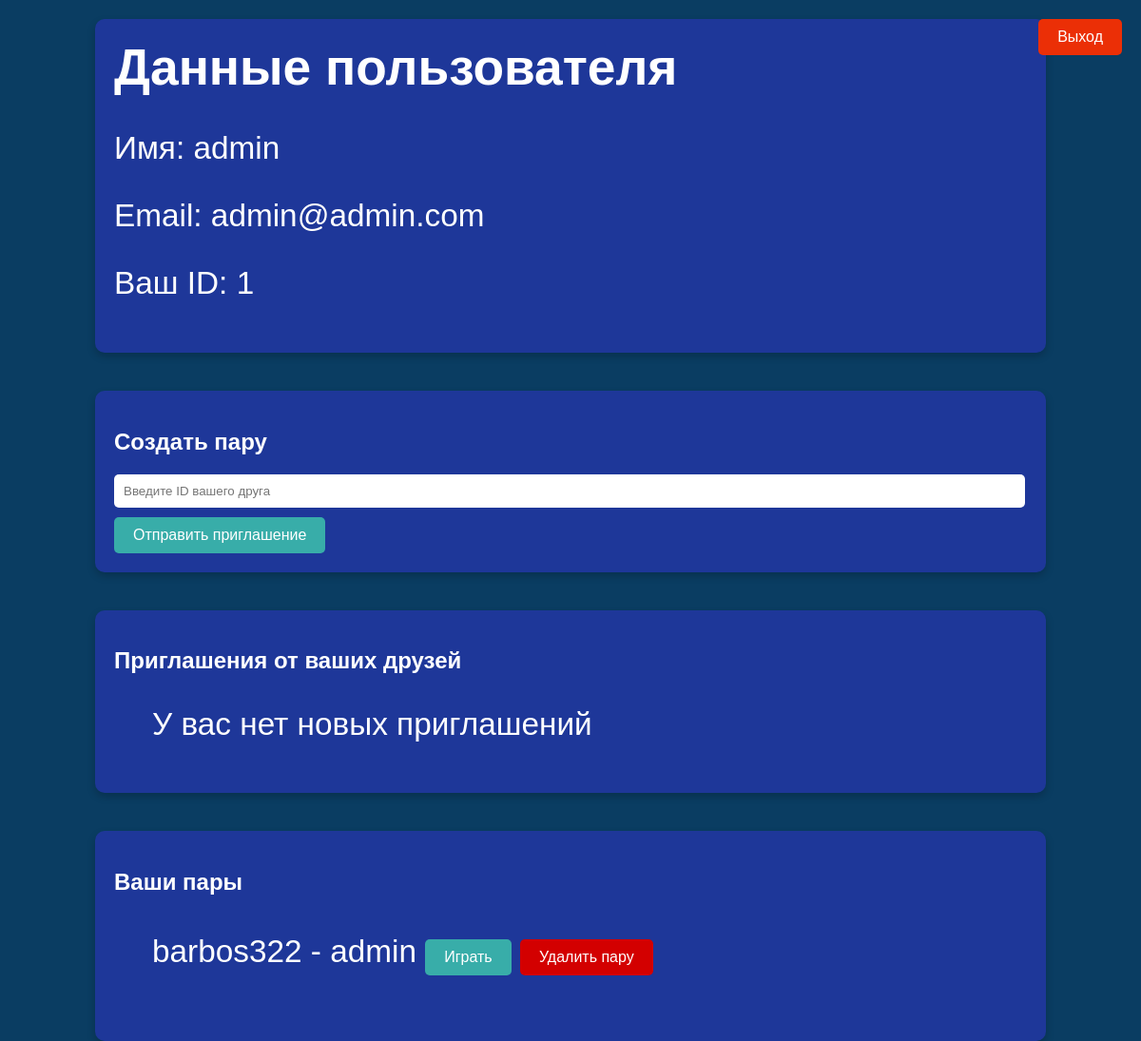
The page /profile (signed in) on the database as committed earlier.
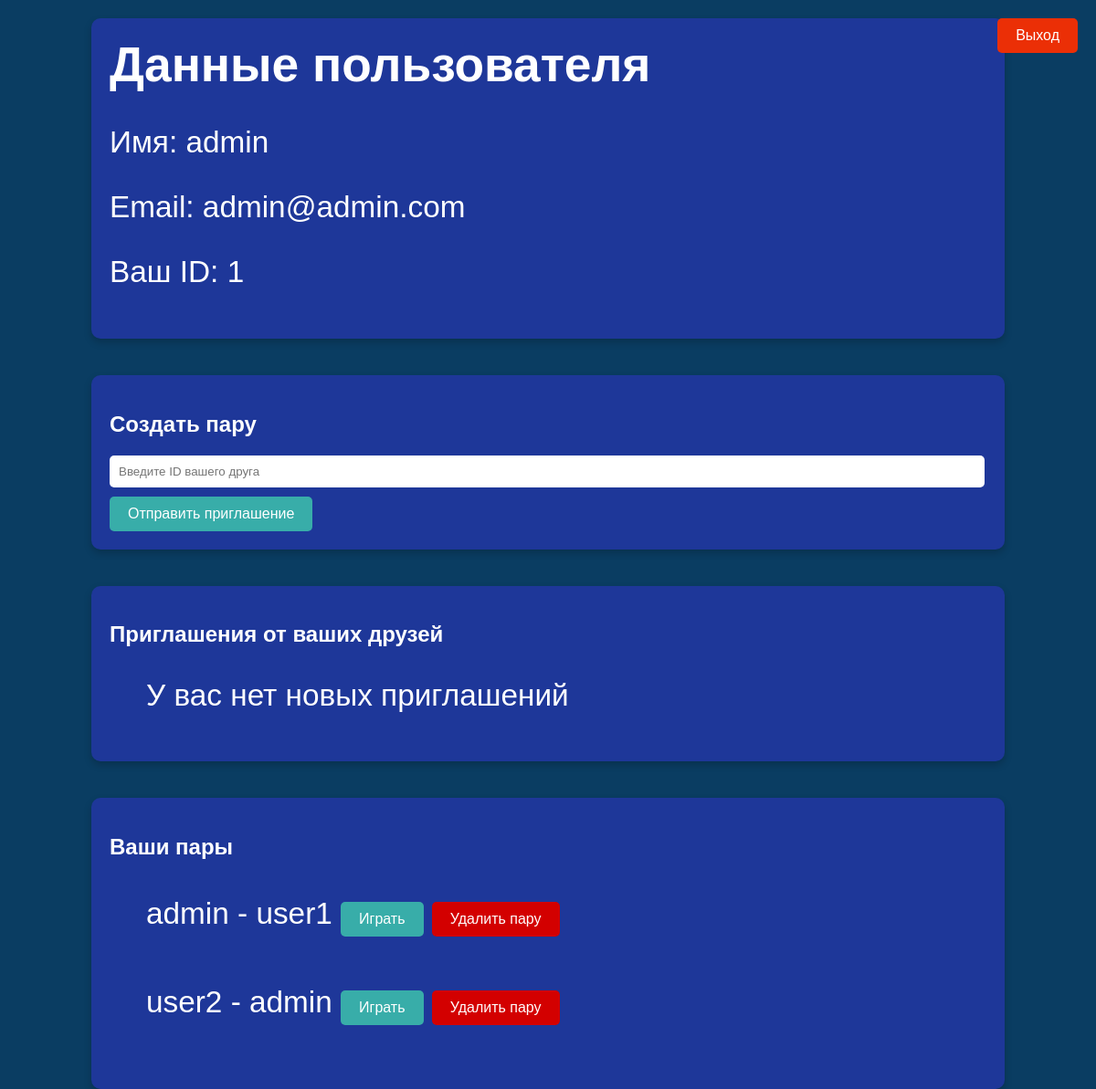
The same page on the database as committed later.
### tables this page shows
CREATE TABLE users (
    id integer PRIMARY KEY AUTOINCREMENT,
    name text NOT NULL,
    email text NOT NULL,
    password text NOT NULL,
    is_admin integer DEFAULT 0,
    time integer NOT NULL
);

CREATE TABLE couples (
    id integer PRIMARY KEY AUTOINCREMENT,
    user1 text NOT NULL,
    user2 text NOT NULL,
    name1 text NOT NULL,
    name2 text NOT NULL,
    time integer NOT NULL
);

### app.py (the view, shortened to what this page needs)
@app.route('/profile', methods=['POST', 'GET'])
@login_required
def profile():
    user_id = current_user.get_id()
    user_name = dbase.getUser(user_id)[1]
    email = dbase.getUser(user_id)[2]
    requests = dbase.getRequest(user_id)
    couples = dbase.getCouple(user_id)
    return render_template('profile.html', username=user_name, email=email, user_id=user_id, requests=requests, couples=couples)

### DataBase.py (called while the page is built)
    def getUser(self, user_id):
        try:
            self.__cur.execute(f'SELECT * FROM users WHERE id = {user_id} LIMIT 1')
            res = self.__cur.fetchone()
            if not res:
                print('Пользователь не найден getUser')
                return False
            return res
        except sqlite3.Error as e:
            print('Ошибка во входе пользователя getUser'+str(e))
        return False

    def getRequest(self, user_id):
        try:
            self.__cur.execute(f'SELECT * FROM requests WHERE friend_id = "{user_id}"')
            res = self.__cur.fetchall()
            if not res:
                print('Запрос не найден getRequest')
                return False
            return res
        except sqlite3.Error as e:
            print('Ошибка в получении запроса getRequest'+str(e))
        return False

    def getCouple(self, user_id):
        try:
            self.__cur.execute(f'SELECT * FROM couples WHERE user1 LIKE "{user_id}" OR user2 LIKE "{user_id}"')
            res = self.__cur.fetchall()
            if not res:
                print('Пары с таким user_id не существует getCouple')
                return False
            return res
        except sqlite3.Error as e:
            print('Ошибка в getCouple'+str(e))

### UserLogin.py (called while the page is built)
    def fromDB(self, user_id, db):
        self.__user = db.getUser(user_id)
        return self

    def get_id(self):
        return str(self.__user['id'])

### app.py (called while the page is built)
@login_manager.user_loader
def load_user(user_id):
    print('load_user')
    return UserLogin().fromDB(user_id, dbase)

def connect_db():
    conn = sqlite3.connect(app.config['DATABASE'])
    conn.row_factory = sqlite3.Row
    return conn

def get_db():
    if not hasattr(g, 'link_db'):
        g.link_db = connect_db()
    return g.link_db

@app.before_request
def before_request():
    global dbase
    db = get_db()
    dbase = DataBase(db)

### templates/profile.html (shortened to what this page needs)
<!DOCTYPE html>
<html lang="ru">
<head>
    <link type='text/css' href="{{ url_for('static', filename='css/styles.css')}}" rel="stylesheet" />
</head>
<body>
    <div class="profile-info">
        <h1 style="font-size: 40pt;">Данные пользователя</h1>
        <p>Имя: {{ username }}</p>
        <p>Email: {{ email }}</p>
        <p>Ваш ID: {{ user_id }}</p>
    </div>
    <div class="invite-form">
        <h2>Создать пару</h2>
        <form action="#" method='post'>
            <input type="text" name='friend_id' placeholder="Введите ID вашего друга" required>
            <button type="submit" name="create_request">Отправить приглашение</button>
        </form>
    </div>
    <div class="invitations">
        <h2>Приглашения от ваших друзей</h2>
        <ul>
            {% if requests == False %}
            <p> У вас нет новых приглашений </p>
            {% endif %}
        </ul>
    </div>
    <div class="invitations">
        <h2>Ваши пары</h2>
        <ul>
            {% if couples == False %}
            <p> У вас нет пары </p>
            {% else %}
            {% for couple in couples %}
            <form method="post" style="display: grid;">
                <p>
                    {{ couple[3] }} - {{ couple[4] }}
                    <button href="{{ url_for('game', couple_id =couple[0]) }}">Играть</button>
                    <button type="submit" class="button-cancle" name="couple_interract" value="delete_{{ couple[0] }}">Удалить пару</button>
                </p>
            </form>
            {% endfor %}
            {% endif %}
        </ul>
    </div>
    <a href="{{ url_for('logout') }}" class="logout-button">Выход</a>
</body>
</html>

### static/css/styles.css (style rules this page uses)
body { background-color: #0a3d62; color: #ffffff; display: flex; flex-direction: column; align-items: center; margin: 0; font-family: Arial, sans-serif; height: 100vh; }
h1 { font-size: 50pt; margin-top: 0; }
p { font-size: 25pt; }
input { width: 100%; padding: 8px; margin-bottom: 10px; border-radius: 5px; border: none; }
button { background-color: #38ada9; color: #ffffff; border: none; padding: 10px 20px; border-radius: 5px; cursor: pointer; font-size: 16px; }
.button-cancle { background-color: #d30000; color: #ffffff; border: none; padding: 10px 20px; border-radius: 5px; cursor: pointer; font-size: 16px; }
a { color: #38ada9; text-decoration: none; }
form { display: flex; flex-direction: column; align-items: center; }
form p { margin-top: 20px; }
.profile-info, .invite-form, .invitations, .couples { background-color: #1e3799; padding: 20px; border-radius: 10px; margin: 20px; width: 80%; box-shadow: 0 4px 8px rgba(0, 0, 0, 0.2); }
.profile-info { text-align: left; }
.invite-form form { display: flex; flex-direction: column; align-items: flex-start; }
.invite-form input { width: calc(100% - 22px); padding: 10px; margin-bottom: 10px; border-radius: 5px; border: none; }
.logout-button { position: absolute; top: 20px; right: 20px; background-color: #eb2f06; color: #ffffff; padding: 10px 20px; border-radius: 5px; text-decoration: none; font-size: 16px; }
.profile-info, .invite-form, .invitations { background-color: #1e3799; padding: 20px; border-radius: 10px; margin: 20px; width: 80%; box-shadow: 0 4px 8px rgba(0, 0, 0, 0.2); }

Rows that differ between the two databases and show on the page:
changed couples: name1 "barbos322" → "admin"; name2 "admin" → "user1"
added couples: name1 "user2", name2 "admin"
